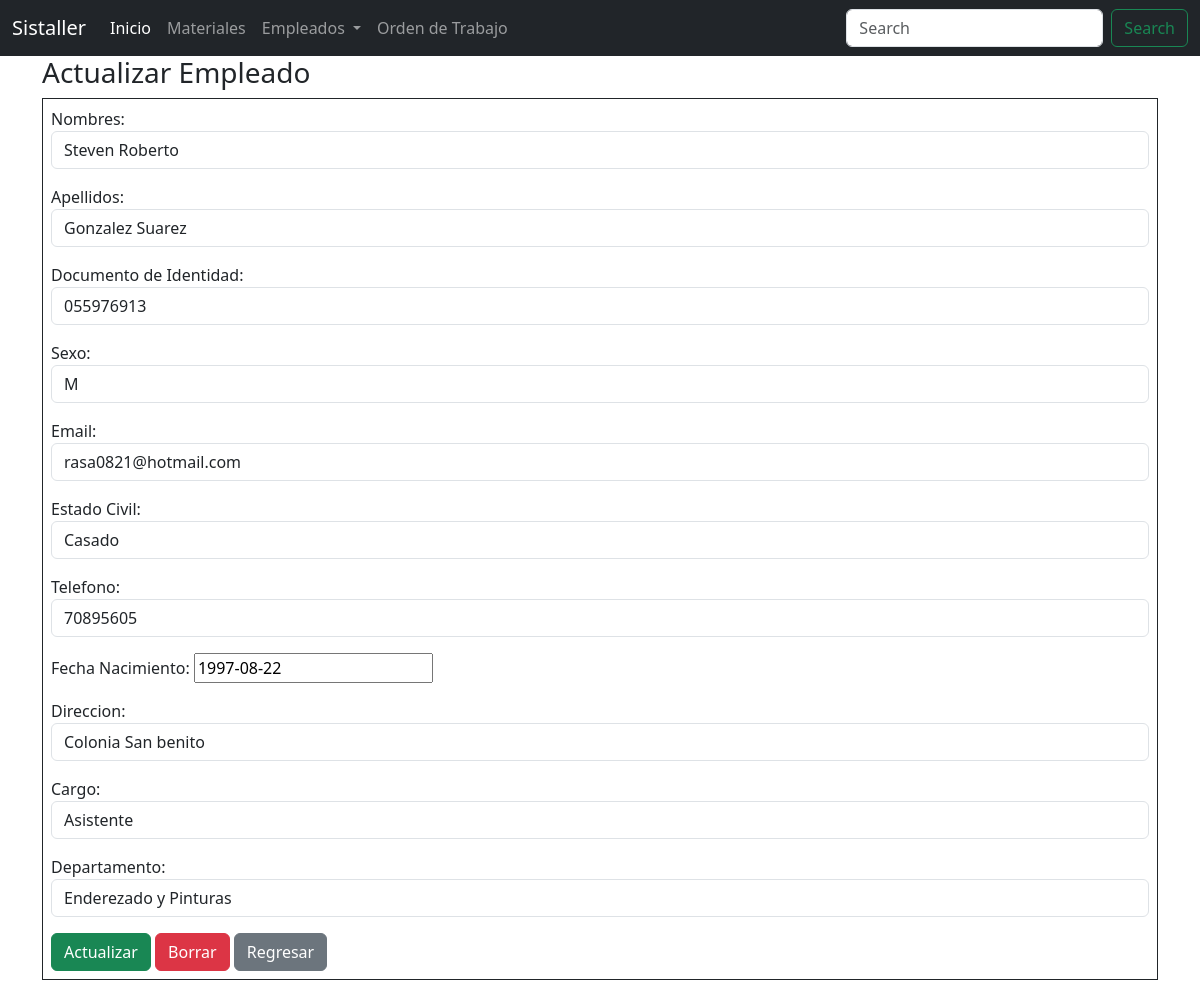
Page /empleados/editar_empleado/1 on the committed database.
### Empleados/models.py (models this page shows, shortened)
class Empleado(models.Model):
    idempleado= models.AutoField(primary_key=True)
    nombre = models.CharField('Nombre',max_length=100, blank=False, null=False)
    apellidos = models.CharField('Apellidos', max_length=100, blank=False, null=False)
    dui = models.CharField('DUI', max_length=10, blank=False,null=False)
    sexo = models.CharField('Sexo', max_length=1, blank=False, null=False)
    email = models.CharField('email',max_length=100,blank=False, null=False)
    estadoCivil = models.CharField('estadoCivil', max_length=10, blank=False,null=False)
    telefono = models.CharField('Telefono', max_length=9 ,blank=False,null=False)
    fechaNaci = models.DateField('Fecha de Nacimiento',blank=False,null=False)
    direccion = models.TextField('Direccion',max_length=300, blank=False,null=False)
    id_cargo = models.ForeignKey(
        'Cargo', verbose_name='Cargo', on_delete=models.CASCADE, blank=False )
    id_departamento = models.ForeignKey(
        'Departamento', verbose_name='Departamento', on_delete=models.CASCADE, blank=False )
    class Meta:
        verbose_name='Empleado'
        verbose_name_plural= 'Empleados'
        ordering=['idempleado']

class Cargo(models.Model):
    id_cargo = models.AutoField(primary_key=True)
    nombre_cargo = models.CharField(
        'Nombre de Cargo', max_length=50, blank=False, unique=True)
    class Meta:
        verbose_name = ("Cargo")
        verbose_name_plural = ("Cargos")
    def __str__(self):
        return self.nombre_cargo

class Departamento(models.Model):
    id_departamento=models.AutoField(primary_key=True)
    nombre_departamento = models.CharField(
        'Nombre de Departamento', max_length=50, blank=False, unique=True)
    class Meta:
        verbose_name = ('Departamento')
        verbose_name_plural = ('Departamentos')
    def __str__(self):
        return self.nombre_departamento

### Empleados/views.py (the view)
# urls.py: path('editar_empleado/<int:pk>',ActualizarEmpleado.as_view(), name='editar_empleado'),
class ActualizarEmpleado(UpdateView):
    model = Empleado
    template_name = 'empleado/editar_empleado.html'
    context_object_name = 'empleados'
    form_class = EmpleadoForm
    success_url = reverse_lazy('empleado:listar_empleado')

### templates/empleado/editar_empleado.html (shortened to what this page needs)
{% extends "index.html" %}
{% block content %}
<div class="container">
    <h3>Actualizar Empleado</h3>
        <form method="POST" class="border border-dark p-2 mb-2">
          {{form.as_p}}
          <div class="float-right">
            <button type="submit" class="btn btn-success">Actualizar</button>
            <button type="reset" class="btn btn-danger">Borrar</button>
            <a href="{% url 'empleado:listar_empleado'%}" class="btn btn-secondary">Regresar</a>
          </div>
        </form>
      </div>
{% endblock %}

### rows in the picture
Empleado: nombre "Steven Roberto", apellidos "Gonzalez Suarez", dui "055976913", sexo "M", email "rasa0821@hotmail.com", estadoCivil "Casado", telefono "70895605", fechaNaci "1997-08-22", direccion "Colonia San benito"
Cargo: id_cargo "Asistente"
Departamento: id_departamento "Enderezado y Pinturas"
